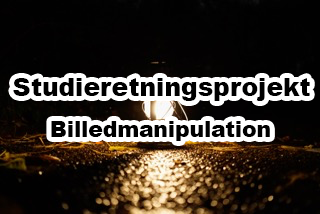
#> input picture Python/Billleder/ForsideSRP.jpeg, 320 x 214 px
$ python mainMatricsBlur.py
#> lines starting #> are read from the running program, lines starting #| are printed output that depends on the picture
import numpy as np
from PIL import Image
import cv2

imageTestLille = 'Billleder/20241119-_RVB1178 – lille.jpeg'
#imageTestMellem = 'Billleder/20241119-_RVB1178 – mellem.jpeg'
#imageTestStor = 'Billleder/20241119-_RVB1178 – stor.jpeg'
imageTestLille ='Billleder/ForsideSRP.jpeg'

img = Image.open(imageTestLille)
#> img is the input picture: PIL image 320x214 RGB; mean R, G, B 57.4, 50, 42.9
im = cv2.imread(imageTestLille)
pixel_map = img.load()

# Sørger for at billedet er loaded korrekt
if img is None or im is None:
    raise ValueError("Image not loaded correctly")

# Definerer en 7x7 blur konvolutionsmatrix
convolutionMatrix = np.array([
    [0.000,0.000,0.000,0.000,0.000,0.000,0.000],
    [0.000,0.000,0.001,0.002,0.001,0.000,0.000],
    [0.000,0.003,0.013,0.022,0.013,0.003,0.000],
    [0.001,0.013,0.059,0.097,0.059,0.013,0.001],
    [0.002,0.022,0.097,0.159,0.097,0.022,0.002],
    [0.001,0.013,0.059,0.097,0.059,0.013,0.001],
    [0.000,0.003,0.013,0.022,0.013,0.003,0.000],
    [0.000,0.000,0.001,0.002,0.001,0.000,0.000],
    [0.000,0.000,0.000,0.000,0.000,0.000,0.000],
])

# Laver et nyt billede til at gemme resultatet
result_img = Image.new("RGB", img.size)
#> result_img: PIL image 320x214 RGB; every value is 0
result_pixel_map = result_img.load()

# Loop gennem billedet med justerede intervaller for at undgå out-of-bounds fejl
for x in range(1, img.width - 3):
    if x == (1/3 * img.width - 3):
        print("1/3 done")
    if x == (2/3 * img.width - 3):
        print("2/3 done");
    for y in range(1, img.height - 3):
        rTotal = 0
        gTotal = 0
        bTotal = 0
        for i in range(7):
            for j in range(7):
                loopCordsx = x + i - 5
                loopCordsy = y + j - 5
                r, g, b = img.getpixel((loopCordsx, loopCordsy))
                rTotal += r * convolutionMatrix[i][j]
                gTotal += g * convolutionMatrix[i][j]
                bTotal += b * convolutionMatrix[i][j]

        # Holder værdierne mellem 0 og 255
        rTotal = max(0, min(255, rTotal))
        gTotal = max(0, min(255, gTotal))
        bTotal = max(0, min(255, bTotal))

        result_pixel_map[x, y] = (int(rTotal), int(gTotal), int(bTotal))

# Viser resultatbilledet
result_img.show()
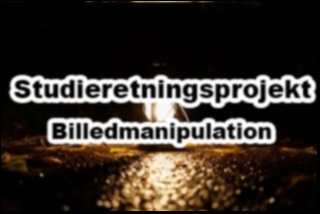
#> shown: PIL image 320x214 RGB; mean R, G, B 55.8, 48.6, 41.9
